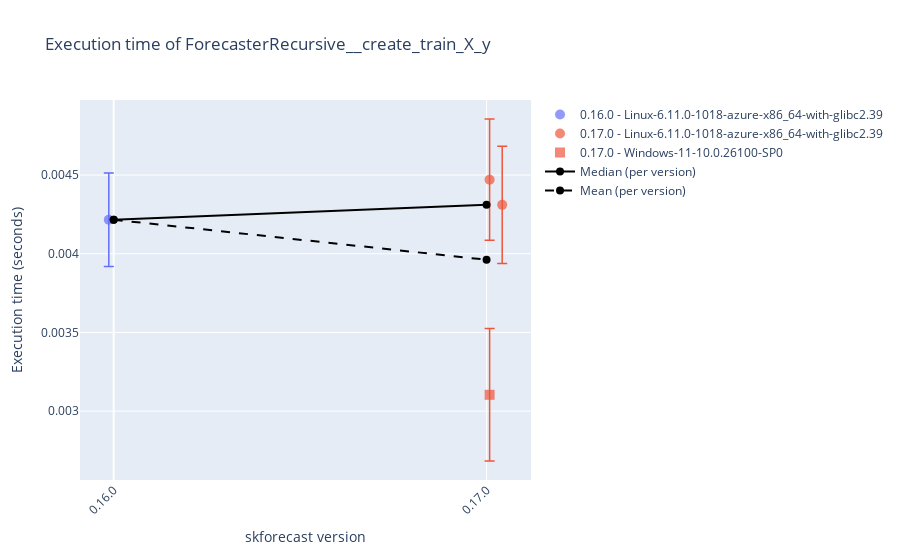
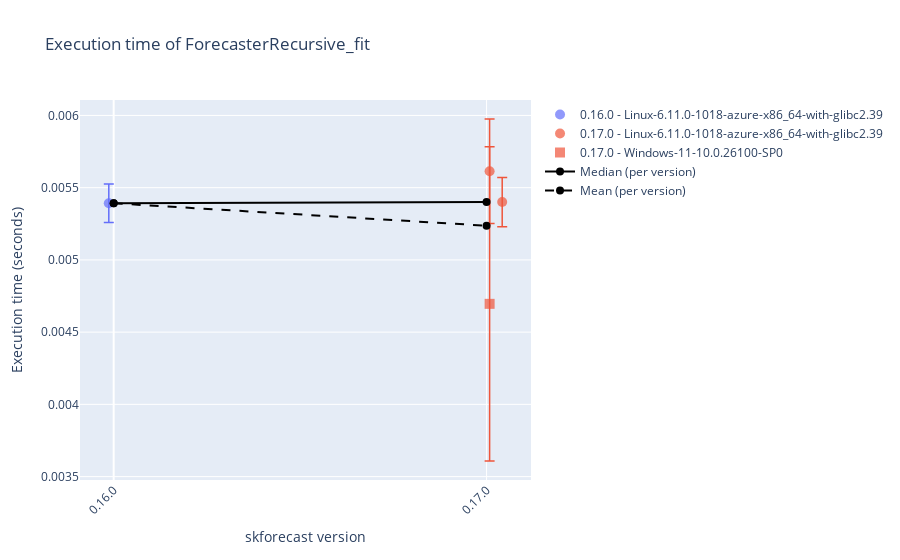
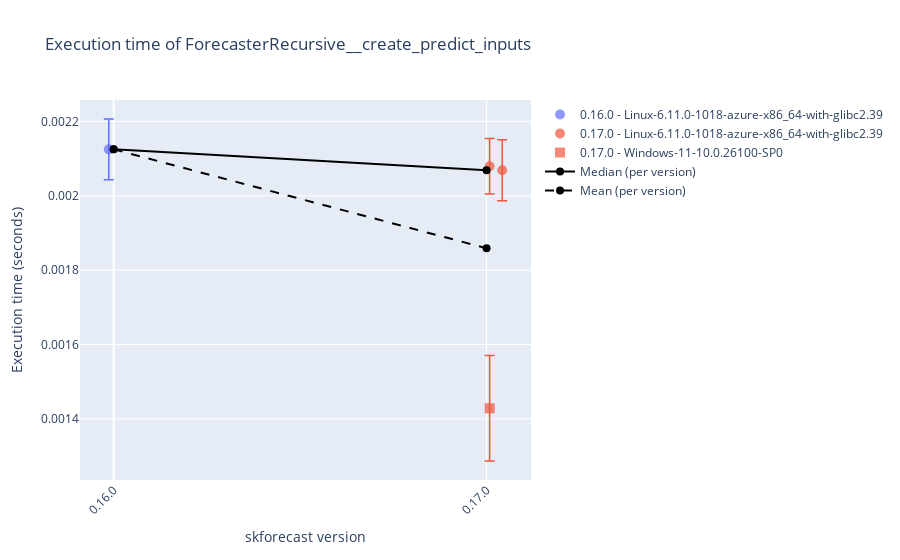
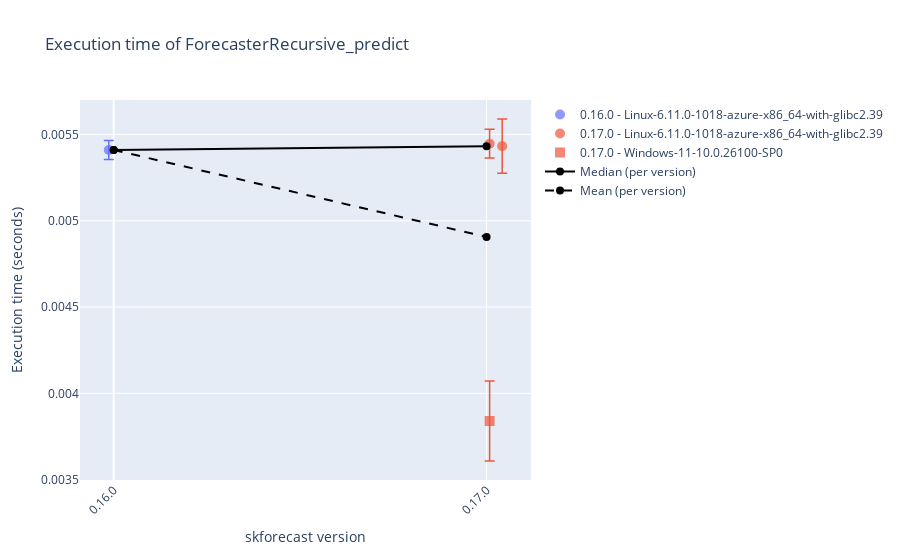

Write notebook code for charts like these, in order.
### Markdown cell above
# ForecasterRecursive

### Code cell
# Plot results
# ==============================================================================
display_df = False
selected_date = None
# 'Linux-6.11.0-24-generic-x86_64-with-glibc2.39'
# 'Windows-11-10.0.26100-SP0'
selected_platform = None
python_version = None

results_benchmark_all = joblib.load("./benchmark.joblib")
results_benchmark = results_benchmark_all.query("forecaster_name in ['ForecasterRecursive', 'ForecasterAutoreg']")
results_benchmark = results_benchmark.query("regressor_name == 'DummyRegressor'")
for function_name in results_benchmark['function_name'].unique():
    df = results_benchmark.query(f"function_name == '{function_name}'")
    if selected_date:
        df = df[df['datetime'].dt.date == pd.to_datetime(selected_date).date()]
    if selected_platform:
        df = df[df['platform'] == selected_platform]
    if python_version:
        df = df[df['python_version'] == python_version]
    if df.empty:
        print(f"No results found for function '{function_name}' with the selected filters.")
    if display_df:
        display(df.tail(3))
    plot_benchmark_results(df.copy(), function_name, add_median=True, add_mean=True)

### Figure 1 — Plotly figure (JSON) as saved in the notebook; plotly's stock layout.template omitted (floating-point values rounded to 4 significant figures)
{"data": [{"error_y": {"array": [0.0002967], "color": "#636EFA", "thickness": 1.5, "type": "data", "visible": true, "width": 5}, "hovertemplate": "%{text}<extra></extra>", "marker": {"color": "#636EFA", "opacity": 0.7, "size": 10, "symbol": "circle"}, "mode": "markers", "name": "0.16.0 - Linux-6.11.0-1018-azure-x86_64-with-glibc2.39", "showlegend": true, "text": ["Forecaster: ForecasterRecursive<br>Regressor: DummyRegressor<br>Function: ForecasterRecursive__create_train_X_y<br>Function_hash: 59b823f1ff395872fac4f7578bd859fa<br>Datetime: 2025-08-21 15:24:41.014881<br>Python version: 3.12.11<br>skforecast version: 0.16.0<br>numpy version: 2.1.3<br>pandas version: 2.3.1<br>sklearn version: 1.6.1<br>lightgbm version: 4.6.0<br>Platform: Linux-6.11.0-1018-azure-x86_64-with-glibc2.39<br>Processor: x86_64<br>CPU count: 4<br>Memory (GB): 16.77<br>Run time avg: 0.0042 seconds<br>Run time std dev: 0.0003 seconds"], "type": "scatter", "x": [-0.01307], "y": [0.004216]}, {"error_y": {"array": [0.0003853, 0.000373], "color": "#EF553B", "thickness": 1.5, "type": "data", "visible": true, "width": 5}, "hovertemplate": "%{text}<extra></extra>", "marker": {"color": "#EF553B", "opacity": 0.7, "size": 10, "symbol": "circle"}, "mode": "markers", "name": "0.17.0 - Linux-6.11.0-1018-azure-x86_64-with-glibc2.39", "showlegend": true, "text": ["Forecaster: ForecasterRecursive<br>Regressor: DummyRegressor<br>Function: ForecasterRecursive__create_train_X_y<br>Function_hash: 59b823f1ff395872fac4f7578bd859fa<br>Datetime: 2025-08-21 15:10:33.063286<br>Python version: 3.12.11<br>skforecast version: 0.17.0<br>numpy version: 2.1.3<br>pandas version: 2.3.1<br>sklearn version: 1.6.1<br>lightgbm version: 4.6.0<br>Platform: Linux-6.11.0-1018-azure-x86_64-with-glibc2.39<br>Processor: x86_64<br>CPU count: 4<br>Memory (GB): 16.77<br>Run time avg: 0.0045 seconds<br>Run time std dev: 0.0004 seconds", "Forecaster: ForecasterRecursive<br>Regressor: DummyRegressor<br>Function: ForecasterRecursive__create_train_X_y<br>Function_hash: 59b823f1ff395872fac4f7578bd859fa<br>Datetime: 2025-08-21 15:19:09.616532<br>Python version: 3.12.11<br>skforecast version: 0.17.0<br>numpy version: 2.1.3<br>pandas version: 2.3.1<br>sklearn version: 1.6.1<br>lightgbm version: 4.6.0<br>Platform: Linux-6.11.0-1018-azure-x86_64-with-glibc2.39<br>Processor: x86_64<br>CPU count: 4<br>Memory (GB): 16.77<br>Run time avg: 0.0043 seconds<br>Run time std dev: 0.0004 seconds"], "type": "scatter", "x": [1.008, 1.042], "y": [0.004471, 0.004311]}, {"error_y": {"array": [0.0004208], "color": "#EF553B", "thickness": 1.5, "type": "data", "visible": true, "width": 5}, "hovertemplate": "%{text}<extra></extra>", "marker": {"color": "#EF553B", "opacity": 0.7, "size": 10, "symbol": "square"}, "mode": "markers", "name": "0.17.0 - Windows-11-10.0.26100-SP0", "showlegend": true, "text": ["Forecaster: ForecasterRecursive<br>Regressor: DummyRegressor<br>Function: ForecasterRecursive__create_train_X_y<br>Function_hash: 59b823f1ff395872fac4f7578bd859fa<br>Datetime: 2025-08-21 13:54:21.431797<br>Python version: 3.12.11<br>skforecast version: 0.17.0<br>numpy version: 2.1.3<br>pandas version: 2.3.1<br>sklearn version: 1.6.1<br>lightgbm version: 4.6.0<br>Platform: Windows-11-10.0.26100-SP0<br>Processor: Intel64 Family 6 Model 141 Stepping 1, GenuineIntel<br>CPU count: 16<br>Memory (GB): 34.07<br>Run time avg: 0.0031 seconds<br>Run time std dev: 0.0004 seconds"], "type": "scatter", "x": [1.008], "y": [0.003104]}, {"line": {"color": "black", "width": 2}, "marker": {"color": "black", "size": 8}, "mode": "lines+markers", "name": "Median (per version)", "type": "scatter", "x": [0, 1], "y": [0.004216, 0.004311]}, {"line": {"color": "black", "dash": "dash", "width": 2}, "marker": {"color": "black", "size": 8}, "mode": "lines+markers", "name": "Mean (per version)", "type": "scatter", "x": [0, 1], "y": [0.004216, 0.003962]}], "layout": {"showlegend": true, "title": {"text": "Execution time of ForecasterRecursive__create_train_X_y"}, "xaxis": {"tickangle": -45, "tickmode": "array", "ticktext": ["0.16.0", "0.17.0"], "tickvals": [0, 1], "title": {"text": "skforecast version"}}, "yaxis": {"title": {"text": "Execution time (seconds)"}}}}

### Figure 2 — Plotly figure (JSON) as saved in the notebook; plotly's stock layout.template omitted (floating-point values rounded to 4 significant figures)
{"data": [{"error_y": {"array": [0.0001328], "color": "#636EFA", "thickness": 1.5, "type": "data", "visible": true, "width": 5}, "hovertemplate": "%{text}<extra></extra>", "marker": {"color": "#636EFA", "opacity": 0.7, "size": 10, "symbol": "circle"}, "mode": "markers", "name": "0.16.0 - Linux-6.11.0-1018-azure-x86_64-with-glibc2.39", "showlegend": true, "text": ["Forecaster: ForecasterRecursive<br>Regressor: DummyRegressor<br>Function: ForecasterRecursive_fit<br>Function_hash: 9d73eaf5faa980194d715362601eed68<br>Datetime: 2025-08-21 15:24:41.074099<br>Python version: 3.12.11<br>skforecast version: 0.16.0<br>numpy version: 2.1.3<br>pandas version: 2.3.1<br>sklearn version: 1.6.1<br>lightgbm version: 4.6.0<br>Platform: Linux-6.11.0-1018-azure-x86_64-with-glibc2.39<br>Processor: x86_64<br>CPU count: 4<br>Memory (GB): 16.77<br>Run time avg: 0.0054 seconds<br>Run time std dev: 0.0001 seconds"], "type": "scatter", "x": [-0.01307], "y": [0.005392]}, {"error_y": {"array": [0.0003618, 0.0001704], "color": "#EF553B", "thickness": 1.5, "type": "data", "visible": true, "width": 5}, "hovertemplate": "%{text}<extra></extra>", "marker": {"color": "#EF553B", "opacity": 0.7, "size": 10, "symbol": "circle"}, "mode": "markers", "name": "0.17.0 - Linux-6.11.0-1018-azure-x86_64-with-glibc2.39", "showlegend": true, "text": ["Forecaster: ForecasterRecursive<br>Regressor: DummyRegressor<br>Function: ForecasterRecursive_fit<br>Function_hash: 9d73eaf5faa980194d715362601eed68<br>Datetime: 2025-08-21 15:10:33.125178<br>Python version: 3.12.11<br>skforecast version: 0.17.0<br>numpy version: 2.1.3<br>pandas version: 2.3.1<br>sklearn version: 1.6.1<br>lightgbm version: 4.6.0<br>Platform: Linux-6.11.0-1018-azure-x86_64-with-glibc2.39<br>Processor: x86_64<br>CPU count: 4<br>Memory (GB): 16.77<br>Run time avg: 0.0056 seconds<br>Run time std dev: 0.0004 seconds", "Forecaster: ForecasterRecursive<br>Regressor: DummyRegressor<br>Function: ForecasterRecursive_fit<br>Function_hash: 9d73eaf5faa980194d715362601eed68<br>Datetime: 2025-08-21 15:19:09.676042<br>Python version: 3.12.11<br>skforecast version: 0.17.0<br>numpy version: 2.1.3<br>pandas version: 2.3.1<br>sklearn version: 1.6.1<br>lightgbm version: 4.6.0<br>Platform: Linux-6.11.0-1018-azure-x86_64-with-glibc2.39<br>Processor: x86_64<br>CPU count: 4<br>Memory (GB): 16.77<br>Run time avg: 0.0054 seconds<br>Run time std dev: 0.0002 seconds"], "type": "scatter", "x": [1.008, 1.042], "y": [0.005614, 0.005401]}, {"error_y": {"array": [0.001088], "color": "#EF553B", "thickness": 1.5, "type": "data", "visible": true, "width": 5}, "hovertemplate": "%{text}<extra></extra>", "marker": {"color": "#EF553B", "opacity": 0.7, "size": 10, "symbol": "square"}, "mode": "markers", "name": "0.17.0 - Windows-11-10.0.26100-SP0", "showlegend": true, "text": ["Forecaster: ForecasterRecursive<br>Regressor: DummyRegressor<br>Function: ForecasterRecursive_fit<br>Function_hash: 9d73eaf5faa980194d715362601eed68<br>Datetime: 2025-08-21 13:54:21.535932<br>Python version: 3.12.11<br>skforecast version: 0.17.0<br>numpy version: 2.1.3<br>pandas version: 2.3.1<br>sklearn version: 1.6.1<br>lightgbm version: 4.6.0<br>Platform: Windows-11-10.0.26100-SP0<br>Processor: Intel64 Family 6 Model 141 Stepping 1, GenuineIntel<br>CPU count: 16<br>Memory (GB): 34.07<br>Run time avg: 0.0047 seconds<br>Run time std dev: 0.0011 seconds"], "type": "scatter", "x": [1.008], "y": [0.004696]}, {"line": {"color": "black", "width": 2}, "marker": {"color": "black", "size": 8}, "mode": "lines+markers", "name": "Median (per version)", "type": "scatter", "x": [0, 1], "y": [0.005392, 0.005401]}, {"line": {"color": "black", "dash": "dash", "width": 2}, "marker": {"color": "black", "size": 8}, "mode": "lines+markers", "name": "Mean (per version)", "type": "scatter", "x": [0, 1], "y": [0.005392, 0.005237]}], "layout": {"showlegend": true, "title": {"text": "Execution time of ForecasterRecursive_fit"}, "xaxis": {"tickangle": -45, "tickmode": "array", "ticktext": ["0.16.0", "0.17.0"], "tickvals": [0, 1], "title": {"text": "skforecast version"}}, "yaxis": {"title": {"text": "Execution time (seconds)"}}}}

### Figure 3 — Plotly figure (JSON) as saved in the notebook; plotly's stock layout.template omitted (floating-point values rounded to 4 significant figures)
{"data": [{"error_y": {"array": [8.169e-05], "color": "#636EFA", "thickness": 1.5, "type": "data", "visible": true, "width": 5}, "hovertemplate": "%{text}<extra></extra>", "marker": {"color": "#636EFA", "opacity": 0.7, "size": 10, "symbol": "circle"}, "mode": "markers", "name": "0.16.0 - Linux-6.11.0-1018-azure-x86_64-with-glibc2.39", "showlegend": true, "text": ["Forecaster: ForecasterRecursive<br>Regressor: DummyRegressor<br>Function: ForecasterRecursive__create_predict_inputs<br>Function_hash: 794ecec497fa8d159c594dd2f6ce3ee6<br>Datetime: 2025-08-21 15:24:41.148169<br>Python version: 3.12.11<br>skforecast version: 0.16.0<br>numpy version: 2.1.3<br>pandas version: 2.3.1<br>sklearn version: 1.6.1<br>lightgbm version: 4.6.0<br>Platform: Linux-6.11.0-1018-azure-x86_64-with-glibc2.39<br>Processor: x86_64<br>CPU count: 4<br>Memory (GB): 16.77<br>Run time avg: 0.0021 seconds<br>Run time std dev: 0.0001 seconds"], "type": "scatter", "x": [-0.01307], "y": [0.002125]}, {"error_y": {"array": [7.485e-05, 8.197e-05], "color": "#EF553B", "thickness": 1.5, "type": "data", "visible": true, "width": 5}, "hovertemplate": "%{text}<extra></extra>", "marker": {"color": "#EF553B", "opacity": 0.7, "size": 10, "symbol": "circle"}, "mode": "markers", "name": "0.17.0 - Linux-6.11.0-1018-azure-x86_64-with-glibc2.39", "showlegend": true, "text": ["Forecaster: ForecasterRecursive<br>Regressor: DummyRegressor<br>Function: ForecasterRecursive__create_predict_inputs<br>Function_hash: 794ecec497fa8d159c594dd2f6ce3ee6<br>Datetime: 2025-08-21 15:10:33.197649<br>Python version: 3.12.11<br>skforecast version: 0.17.0<br>numpy version: 2.1.3<br>pandas version: 2.3.1<br>sklearn version: 1.6.1<br>lightgbm version: 4.6.0<br>Platform: Linux-6.11.0-1018-azure-x86_64-with-glibc2.39<br>Processor: x86_64<br>CPU count: 4<br>Memory (GB): 16.77<br>Run time avg: 0.0021 seconds<br>Run time std dev: 0.0001 seconds", "Forecaster: ForecasterRecursive<br>Regressor: DummyRegressor<br>Function: ForecasterRecursive__create_predict_inputs<br>Function_hash: 794ecec497fa8d159c594dd2f6ce3ee6<br>Datetime: 2025-08-21 15:19:09.748124<br>Python version: 3.12.11<br>skforecast version: 0.17.0<br>numpy version: 2.1.3<br>pandas version: 2.3.1<br>sklearn version: 1.6.1<br>lightgbm version: 4.6.0<br>Platform: Linux-6.11.0-1018-azure-x86_64-with-glibc2.39<br>Processor: x86_64<br>CPU count: 4<br>Memory (GB): 16.77<br>Run time avg: 0.0021 seconds<br>Run time std dev: 0.0001 seconds"], "type": "scatter", "x": [1.008, 1.042], "y": [0.00208, 0.002069]}, {"error_y": {"array": [0.0001419], "color": "#EF553B", "thickness": 1.5, "type": "data", "visible": true, "width": 5}, "hovertemplate": "%{text}<extra></extra>", "marker": {"color": "#EF553B", "opacity": 0.7, "size": 10, "symbol": "square"}, "mode": "markers", "name": "0.17.0 - Windows-11-10.0.26100-SP0", "showlegend": true, "text": ["Forecaster: ForecasterRecursive<br>Regressor: DummyRegressor<br>Function: ForecasterRecursive__create_predict_inputs<br>Function_hash: 794ecec497fa8d159c594dd2f6ce3ee6<br>Datetime: 2025-08-21 13:54:21.615558<br>Python version: 3.12.11<br>skforecast version: 0.17.0<br>numpy version: 2.1.3<br>pandas version: 2.3.1<br>sklearn version: 1.6.1<br>lightgbm version: 4.6.0<br>Platform: Windows-11-10.0.26100-SP0<br>Processor: Intel64 Family 6 Model 141 Stepping 1, GenuineIntel<br>CPU count: 16<br>Memory (GB): 34.07<br>Run time avg: 0.0014 seconds<br>Run time std dev: 0.0001 seconds"], "type": "scatter", "x": [1.008], "y": [0.001428]}, {"line": {"color": "black", "width": 2}, "marker": {"color": "black", "size": 8}, "mode": "lines+markers", "name": "Median (per version)", "type": "scatter", "x": [0, 1], "y": [0.002125, 0.002069]}, {"line": {"color": "black", "dash": "dash", "width": 2}, "marker": {"color": "black", "size": 8}, "mode": "lines+markers", "name": "Mean (per version)", "type": "scatter", "x": [0, 1], "y": [0.002125, 0.001859]}], "layout": {"showlegend": true, "title": {"text": "Execution time of ForecasterRecursive__create_predict_inputs"}, "xaxis": {"tickangle": -45, "tickmode": "array", "ticktext": ["0.16.0", "0.17.0"], "tickvals": [0, 1], "title": {"text": "skforecast version"}}, "yaxis": {"title": {"text": "Execution time (seconds)"}}}}

### Figure 4 — Plotly figure (JSON) as saved in the notebook; plotly's stock layout.template omitted (floating-point values rounded to 4 significant figures)
{"data": [{"error_y": {"array": [5.521e-05], "color": "#636EFA", "thickness": 1.5, "type": "data", "visible": true, "width": 5}, "hovertemplate": "%{text}<extra></extra>", "marker": {"color": "#636EFA", "opacity": 0.7, "size": 10, "symbol": "circle"}, "mode": "markers", "name": "0.16.0 - Linux-6.11.0-1018-azure-x86_64-with-glibc2.39", "showlegend": true, "text": ["Forecaster: ForecasterRecursive<br>Regressor: DummyRegressor<br>Function: ForecasterRecursive_predict<br>Function_hash: 9b38c1cb544d9d3a4cfebc44b60cdb17<br>Datetime: 2025-08-21 15:24:41.313836<br>Python version: 3.12.11<br>skforecast version: 0.16.0<br>numpy version: 2.1.3<br>pandas version: 2.3.1<br>sklearn version: 1.6.1<br>lightgbm version: 4.6.0<br>Platform: Linux-6.11.0-1018-azure-x86_64-with-glibc2.39<br>Processor: x86_64<br>CPU count: 4<br>Memory (GB): 16.77<br>Run time avg: 0.0054 seconds<br>Run time std dev: 0.0001 seconds"], "type": "scatter", "x": [-0.01307], "y": [0.00541]}, {"error_y": {"array": [8.316e-05, 0.0001574], "color": "#EF553B", "thickness": 1.5, "type": "data", "visible": true, "width": 5}, "hovertemplate": "%{text}<extra></extra>", "marker": {"color": "#EF553B", "opacity": 0.7, "size": 10, "symbol": "circle"}, "mode": "markers", "name": "0.17.0 - Linux-6.11.0-1018-azure-x86_64-with-glibc2.39", "showlegend": true, "text": ["Forecaster: ForecasterRecursive<br>Regressor: DummyRegressor<br>Function: ForecasterRecursive_predict<br>Function_hash: 9b38c1cb544d9d3a4cfebc44b60cdb17<br>Datetime: 2025-08-21 15:10:33.364290<br>Python version: 3.12.11<br>skforecast version: 0.17.0<br>numpy version: 2.1.3<br>pandas version: 2.3.1<br>sklearn version: 1.6.1<br>lightgbm version: 4.6.0<br>Platform: Linux-6.11.0-1018-azure-x86_64-with-glibc2.39<br>Processor: x86_64<br>CPU count: 4<br>Memory (GB): 16.77<br>Run time avg: 0.0054 seconds<br>Run time std dev: 0.0001 seconds", "Forecaster: ForecasterRecursive<br>Regressor: DummyRegressor<br>Function: ForecasterRecursive_predict<br>Function_hash: 9b38c1cb544d9d3a4cfebc44b60cdb17<br>Datetime: 2025-08-21 15:19:09.914324<br>Python version: 3.12.11<br>skforecast version: 0.17.0<br>numpy version: 2.1.3<br>pandas version: 2.3.1<br>sklearn version: 1.6.1<br>lightgbm version: 4.6.0<br>Platform: Linux-6.11.0-1018-azure-x86_64-with-glibc2.39<br>Processor: x86_64<br>CPU count: 4<br>Memory (GB): 16.77<br>Run time avg: 0.0054 seconds<br>Run time std dev: 0.0002 seconds"], "type": "scatter", "x": [1.008, 1.042], "y": [0.005447, 0.005432]}, {"error_y": {"array": [0.0002319], "color": "#EF553B", "thickness": 1.5, "type": "data", "visible": true, "width": 5}, "hovertemplate": "%{text}<extra></extra>", "marker": {"color": "#EF553B", "opacity": 0.7, "size": 10, "symbol": "square"}, "mode": "markers", "name": "0.17.0 - Windows-11-10.0.26100-SP0", "showlegend": true, "text": ["Forecaster: ForecasterRecursive<br>Regressor: DummyRegressor<br>Function: ForecasterRecursive_predict<br>Function_hash: 9b38c1cb544d9d3a4cfebc44b60cdb17<br>Datetime: 2025-08-21 13:54:21.755297<br>Python version: 3.12.11<br>skforecast version: 0.17.0<br>numpy version: 2.1.3<br>pandas version: 2.3.1<br>sklearn version: 1.6.1<br>lightgbm version: 4.6.0<br>Platform: Windows-11-10.0.26100-SP0<br>Processor: Intel64 Family 6 Model 141 Stepping 1, GenuineIntel<br>CPU count: 16<br>Memory (GB): 34.07<br>Run time avg: 0.0038 seconds<br>Run time std dev: 0.0002 seconds"], "type": "scatter", "x": [1.008], "y": [0.00384]}, {"line": {"color": "black", "width": 2}, "marker": {"color": "black", "size": 8}, "mode": "lines+markers", "name": "Median (per version)", "type": "scatter", "x": [0, 1], "y": [0.00541, 0.005432]}, {"line": {"color": "black", "dash": "dash", "width": 2}, "marker": {"color": "black", "size": 8}, "mode": "lines+markers", "name": "Mean (per version)", "type": "scatter", "x": [0, 1], "y": [0.00541, 0.004906]}], "layout": {"showlegend": true, "title": {"text": "Execution time of ForecasterRecursive_predict"}, "xaxis": {"tickangle": -45, "tickmode": "array", "ticktext": ["0.16.0", "0.17.0"], "tickvals": [0, 1], "title": {"text": "skforecast version"}}, "yaxis": {"title": {"text": "Execution time (seconds)"}}}}
